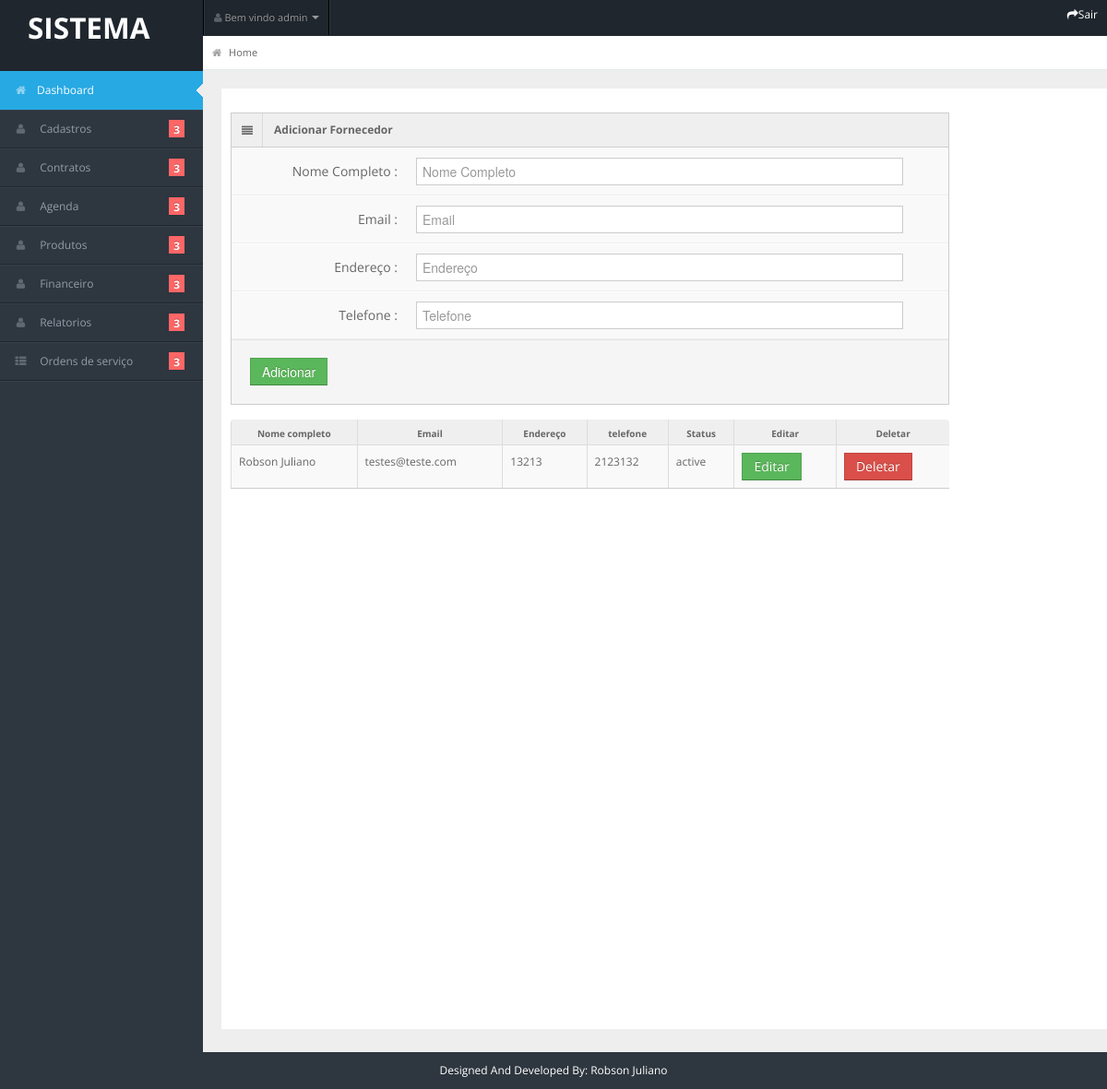
/admin/add_provider.php (signed in), run on the app's committed database.
### tables this page shows
CREATE TABLE `providers` (
  `id` int(11) NOT NULL,
  `provider_name` varchar(60) NOT NULL,
  `provider_email` varchar(60) NOT NULL,
  `provider_address` varchar(100) NOT NULL,
  `provider_tel` varchar(50) NOT NULL,
  `status` varchar(15) NOT NULL
);

### admin/add_provider.php (the view, shortened to what this page needs)
<?php
include  ('../conn.php');
include "../includes/header.php"
?>
          <div class="span10">
      <div class="widget-box" id="widget_box">
        <div class="widget-title"> <span class="icon"> <i class="icon-align-justify"></i> </span>
          <h5>Adicionar Fornecedor</h5>
        </div>
        <div class="widget-content nopadding">
          <form name="form1" action="" method="post" class="form-horizontal">
            <div class="control-group">
              <label class="control-label">Nome Completo :</label>
              <div class="controls" >
                <input type="text" class="span11" placeholder="Nome Completo" name="provider_name" required="true" />
              </div>
            </div>
            <div class="control-group" >
              <label class="control-label">Email :</label>
              <div class="controls" >
                <input type="email" class="span11" placeholder="Email " name="provider_email"/>
              </div>
            </div>
             <div class="control-group">
              <label class="control-label">Endereço :</label>
              <div class="controls">
                <input type="text" class="span11" placeholder="Endereço" name="provider_address"/>
              </div>
            </div>
            <div class="control-group">
              <label class="control-label">Telefone :</label>
              <div class="controls">
                <input type="text"  class="span11" placeholder="Telefone" name="provider_tel" />
              </div>
            </div>
            <div class="form-actions">
              <button type="submit" name="submit1" class="btn btn-success">Adicionar</button>
            </div>
          </form>
        </div>
      </div>
<div class="widget-content nopadding">
            <table class="table table-bordered table-striped">
              <thead>
                <tr>
                  <th>Nome completo</th>
                  <th>Email</th>
                  <th>Endereço</th>
                  <th>telefone</th>
                  <th>Status</th>
                  <th>Editar</th>
                  <th>Deletar</th>
                </tr>
              </thead>
              <tbody>
                <?php
                $res=mysqli_query($link,"select * from providers");
                while ($row=mysqli_fetch_array($res)) {
                    ?>
                        <tr>
                          <td><?php echo $row["provider_name"];?> </td>
                          <td><?php echo $row["provider_email"];?> </td>
                          <td><?php echo $row["provider_address"];?> </td>
                          <td><?php echo $row["provider_tel"];?> </td>
                          <td> <?php echo $row["status"];?> </td>
                          <td><a href="#" class="btn btn-success" id="edit_button">Editar</a> </td>
                          <td><a   href="#" class="btn btn-danger" id="delete_button" >Deletar</a> </td>
                        </tr>
                    <?php
                }
                ?>
              </tbody>
            </table>
          </div>
   </div>
        </div>
</div>
</div>
<?php
include "../includes/footer.php";
?>

### css/matrix-style.css (style rules this page uses)
* { outline:none !important; -moz-outline: none !important; }
html, body { height:100% }
body { overflow-x: hidden; margin-top: -10px; font-family: 'Open Sans', sans-serif; font-size:12px; color:#666; }
a { color:#666; }
select, textarea, input[type="text"], input[type="password"], input[type="datetime"], input[type="datetime-local"], input[type="date"], input[type="month"], input[type="time"], input[type="week"], input[type="number"], input[type="email"], input[type="url"], input[type="search"], input[type="tel"], input[type="color"], .uneditable-input, .label, .dropdown-menu, .btn, .well, .progress, .table-bordered, .btn-group > .btn:first-child, .btn-group > .btn:last-child, .btn-group > .btn:last-child, .btn-group > .dropdown-toggle, .alert { border-radius:0px; }
.btn, textarea, input[type="text"], input[type="password"], input[type="datetime"], input[type="datetime-local"], input[type="date"], input[type="month"], input[type="time"], input[type="week"], input[type="number"], input[type="email"], input[type="url"], input[type="search"], input[type="tel"], input[type="color"], .uneditable-input { box-shadow:none; }
.progress, .progress-success .bar, .progress .bar-success, .progress-warning .bar, .progress .bar-warning, .progress-danger .bar, .progress .bar-danger, .progress-info .bar, .progress .bar-info, .btn, .btn-primary { background-image:none; }
.form-horizontal .form-actions { padding-left:20px; }
.stat-boxes .peity_bar_good, .stat-boxes .peity_line_good, { color: #459D1C; }
.widget-box { background: none repeat scroll 0 0 #F9F9F9; border-left: 1px solid #CDCDCD; border-top: 1px solid #CDCDCD; border-right: 1px solid #CDCDCD; clear: both; margin-top: 16px; margin-bottom: 16px; position: relative; }
.widget-title, .modal-header, .table th, div.dataTables_wrapper .ui-widget-header { background:#efefef; border-bottom: 1px solid #CDCDCD; height: 36px; }
.widget-title span.icon { padding: 9px 10px 7px 11px; float: left; border-right:1px solid #dadada; }
.widget-title h5 { color: #666; float: left; font-size: 12px; font-weight: bold; padding: 12px; line-height: 12px; margin: 0; }
.widget-content { padding:15px; border-bottom: 1px solid #cdcdcd; }
.table th { height: auto; font-size: 10px; padding: 5px 10px 2px; border-bottom: 0; text-align: center; color: #666666; }
.nopadding { padding: 0 !important; }
.nopadding .table { margin-bottom: 0; }
.nopadding .table-bordered { border: 0; }
form { margin-bottom: 0; }
.form-horizontal .control-group { border-top: 1px solid #ffffff; border-bottom: 1px solid #eeeeee; margin-bottom: 0; }
.form-horizontal .control-label { padding-top: 15px; width: 180px; }
.form-horizontal .controls { margin-left: 200px; padding: 10px 0; }
.form-horizontal .form-actions { margin-top: 0; margin-bottom: 0; }

### css/matrix-media.css (style rules this page uses)
body { background:#2E363F; }

### data on the page
providers: provider_name "Robson Juliano", provider_email "testes@teste.com", provider_address "13213", provider_tel "2123132", status "active"

### other printed values
$_SESSION['login1'] "admin"
